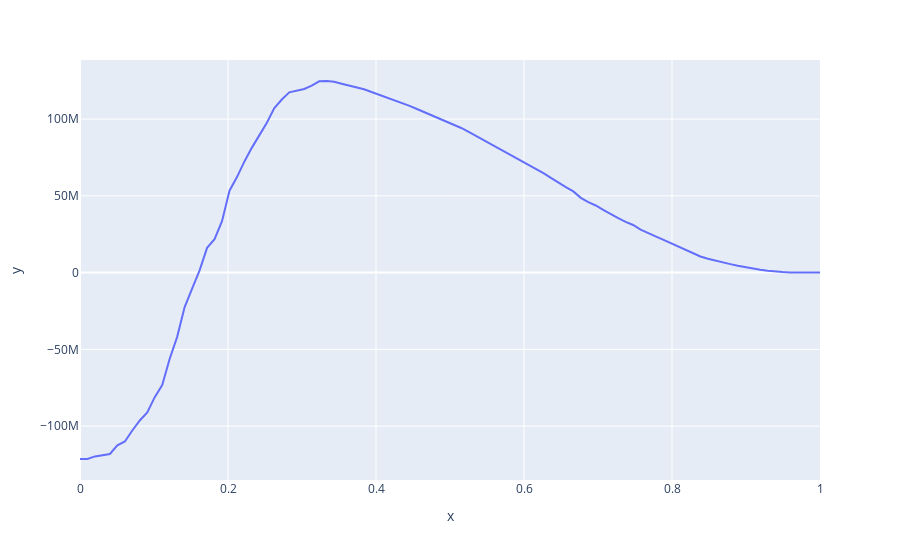

The notebook cell saved with this chart:
### Code cell
px.line(x=threshold_list, y=pnl_list)
